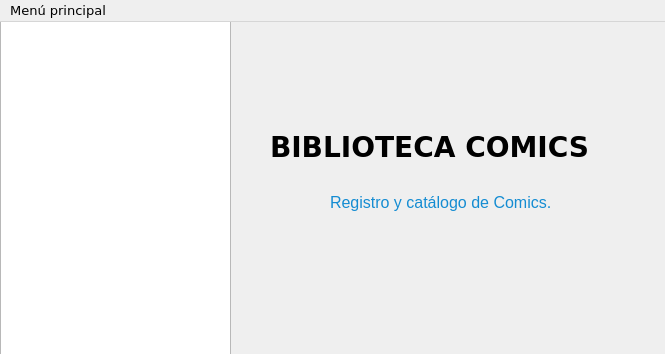
<?xml version="1.0" encoding="UTF-8"?>
<ui version="4.0">
 <class>MainWindow</class>
 <widget class="QMainWindow" name="MainWindow">
  <property name="geometry">
   <rect>
    <x>0</x>
    <y>0</y>
    <width>665</width>
    <height>354</height>
   </rect>
  </property>
  <property name="windowTitle">
   <string> GESTOR COMICS</string>
  </property>
  <property name="styleSheet">
   <string notr="true"/>
  </property>
  <widget class="QWidget" name="centralwidget">
   <widget class="QLabel" name="lbl_titulo">
    <property name="geometry">
     <rect>
      <x>270</x>
      <y>110</y>
      <width>351</width>
      <height>31</height>
     </rect>
    </property>
    <property name="font">
     <font>
      <family>Verdana</family>
      <pointsize>21</pointsize>
      <weight>75</weight>
      <bold>true</bold>
     </font>
    </property>
    <property name="text">
     <string>BIBLIOTECA COMICS</string>
    </property>
   </widget>
   <widget class="QGraphicsView" name="grv_main">
    <property name="geometry">
     <rect>
      <x>0</x>
      <y>-20</y>
      <width>231</width>
      <height>381</height>
     </rect>
    </property>
    <property name="styleSheet">
     <string notr="true">*{background-image: url(&quot;estilos/batman.png&quot;);}</string>
    </property>
   </widget>
   <widget class="QLabel" name="lbl_subtitulo">
    <property name="geometry">
     <rect>
      <x>330</x>
      <y>150</y>
      <width>251</width>
      <height>61</height>
     </rect>
    </property>
    <property name="font">
     <font>
      <pointsize>12</pointsize>
     </font>
    </property>
    <property name="styleSheet">
     <string notr="true">* {color: #148CD2;}</string>
    </property>
    <property name="text">
     <string>Registro y catálogo de Comics.</string>
    </property>
   </widget>
  </widget>
  <widget class="QMenuBar" name="menubar">
   <property name="geometry">
    <rect>
     <x>0</x>
     <y>0</y>
     <width>665</width>
     <height>22</height>
    </rect>
   </property>
   <property name="font">
    <font>
     <family>Verdana</family>
     <pointsize>10</pointsize>
     <weight>50</weight>
     <bold>false</bold>
    </font>
   </property>
   <widget class="QMenu" name="menu_principal">
    <property name="font">
     <font>
      <family>Verdana</family>
      <pointsize>10</pointsize>
      <weight>50</weight>
      <bold>false</bold>
     </font>
    </property>
    <property name="title">
     <string>Menú principal</string>
    </property>
    <addaction name="subm_registro"/>
    <addaction name="subm_catalogo"/>
    <addaction name="subm_listado"/>
    <addaction name="subm_tabla"/>
    <addaction name="separator"/>
    <addaction name="subm_salir"/>
   </widget>
   <addaction name="menu_principal"/>
  </widget>
  <action name="subm_registro">
   <property name="text">
    <string>Registro Comic</string>
   </property>
   <property name="font">
    <font>
     <family>Verdana</family>
     <pointsize>10</pointsize>
     <weight>50</weight>
     <bold>false</bold>
    </font>
   </property>
  </action>
  <action name="subm_catalogo">
   <property name="text">
    <string>Catálogo Comics</string>
   </property>
  </action>
  <action name="subm_lista_comics">
   <property name="text">
    <string>Lista Comics</string>
   </property>
  </action>
  <action name="subm_tabla_Comics">
   <property name="text">
    <string>Tabla Comics</string>
   </property>
  </action>
  <action name="subm_listado">
   <property name="text">
    <string>Listado Comics</string>
   </property>
  </action>
  <action name="subm_tabla">
   <property name="text">
    <string>Tabla Comics</string>
   </property>
  </action>
  <action name="subm_salir">
   <property name="text">
    <string>Salir</string>
   </property>
  </action>
 </widget>
 <resources/>
 <connections/>
</ui>
